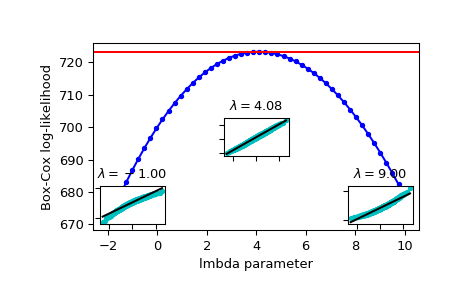

Python code for this plot:
from scipy import stats
import matplotlib.pyplot as plt
from mpl_toolkits.axes_grid1.inset_locator import inset_axes
np.random.seed(1245)

# Generate some random variates and calculate Box-Cox log-likelihood values
# for them for a range of ``lmbda`` values:

x = stats.loggamma.rvs(5, loc=10, size=1000)
lmbdas = np.linspace(-2, 10)
llf = np.zeros(lmbdas.shape, dtype=float)
for ii, lmbda in enumerate(lmbdas):
    llf[ii] = stats.boxcox_llf(lmbda, x)

# Also find the optimal lmbda value with `boxcox`:

x_most_normal, lmbda_optimal = stats.boxcox(x)

# Plot the log-likelihood as function of lmbda.  Add the optimal lmbda as a
# horizontal line to check that that's really the optimum:

fig = plt.figure()
ax = fig.add_subplot(111)
ax.plot(lmbdas, llf, 'b.-')
ax.axhline(stats.boxcox_llf(lmbda_optimal, x), color='r')
ax.set_xlabel('lmbda parameter')
ax.set_ylabel('Box-Cox log-likelihood')

# Now add some probability plots to show that where the log-likelihood is
# maximized the data transformed with `boxcox` looks closest to normal:

locs = [3, 10, 4]  # 'lower left', 'center', 'lower right'
for lmbda, loc in zip([-1, lmbda_optimal, 9], locs):
    xt = stats.boxcox(x, lmbda=lmbda)
    (osm, osr), (slope, intercept, r_sq) = stats.probplot(xt)
    ax_inset = inset_axes(ax, width="20%", height="20%", loc=loc)
    ax_inset.plot(osm, osr, 'c.', osm, slope*osm + intercept, 'k-')
    ax_inset.set_xticklabels([])
    ax_inset.set_yticklabels([])
    ax_inset.set_title(r'$\lambda=%1.2f$' % lmbda)

plt.show()
